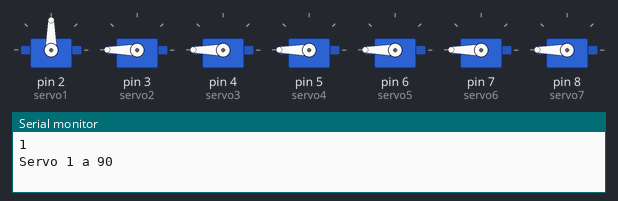
Simulated run of this sketch. Board: Arduino Uno, built with avr-gcc and run on an emulated ATmega328P. On the bench: 7 × servo, the last lines printed to the serial monitor. Random numbers use the default seed unless the sketch sets one.

Above: at 0.1 s.
At 3.1 s:
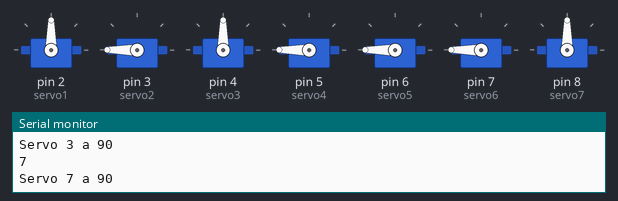
At 6.1 s:
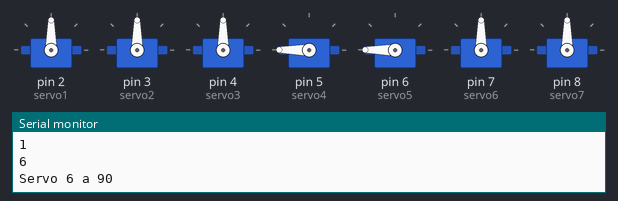
At 12.1 s:
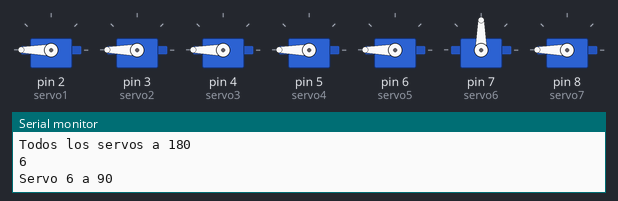
At 20.8 s:
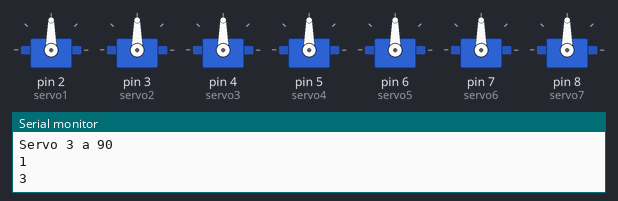
At 34.4 s:
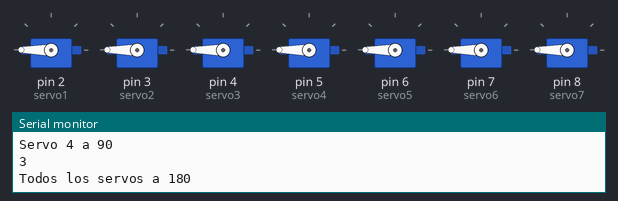
Timing chart, 0 to 40.0 s (numbered marks = the images above):
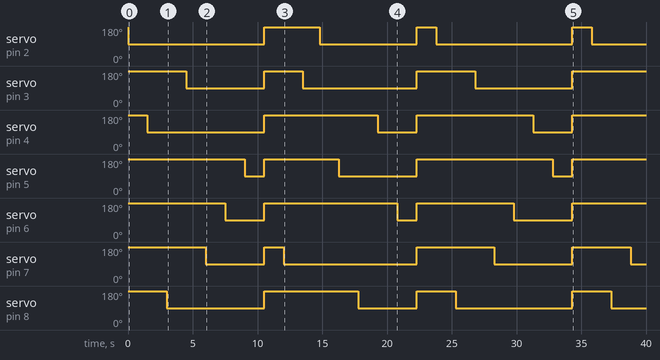

The sketch:

SERVOS.ino
```cpp
#include <TimerOne.h>
#include <Servo.h>

#define OBTENER_NUMERO 0
#define MOD_SERVO 1
#define ESPERAR 2
int estadoMaquina = 0;

Servo servo1;
Servo servo2;
Servo servo3;
Servo servo4;
Servo servo5;
Servo servo6;
Servo servo7;

int seg = 0;
int num;

bool estado1 = false;
bool estado2 = false;
bool estado3 = false;
bool estado4 = false;
bool estado5 = false;
bool estado6 = false;
bool estado7 = false;

void TIMER (void) {
  seg++;
}

void setup() {
  Serial.begin(9600);
  servo1.attach(2);
  servo2.attach(3);
  servo3.attach(4);
  servo4.attach(5);
  servo5.attach(6);
  servo6.attach(7);
  servo7.attach(8);

  servo1.write(180);
  servo2.write(180);
  servo3.write(180);
  servo4.write(180);
  servo5.write(180);
  servo6.write(180);
  servo7.write(180);

  Timer1.initialize(1000);
  Timer1.attachInterrupt(TIMER);
}

void loop() {
  //moverServos();
  maquinaSERVOS();
}

void maquinaSERVOS() {
  switch (estadoMaquina) {
    case OBTENER_NUMERO:
      num = random(1, 8);
      Serial.println(num);
      seg = 0;
      estadoMaquina = MOD_SERVO;
      if (estado1 == true && estado2 == true && estado3 == true && estado4 == true && estado5 == true && estado6 == true && estado7 == true) {
        estado1 = false;
        estado2 = false;
        estado3 = false;
        estado4 = false;
        estado5 = false;
        estado6 = false;
        estado7 = false;
        servo1.write(180);
        servo2.write(180);
        servo3.write(180);
        servo4.write(180);
        servo5.write(180);
        servo6.write(180);
        servo7.write(180);
        Serial.println("Todos los servos a 180");
        estadoMaquina = ESPERAR;
      }
      break;

    case MOD_SERVO:
      switch (num) {
        case 1:
          if (estado1 == false) {
            servo1.write(90);
            Serial.println("Servo 1 a 90");
            estado1 = true;
            estadoMaquina = ESPERAR;
          } else {
            estadoMaquina = OBTENER_NUMERO;
          }
          break;

        case 2:
          if (estado2 == false) {
            servo2.write(90);
            Serial.println("Servo 2 a 90");
            estado2 = true;
            estadoMaquina = ESPERAR;
          } else {
            estadoMaquina = OBTENER_NUMERO;
          }
          break;

        case 3:
          if (estado3 == false) {
            servo3.write(90);
            Serial.println("Servo 3 a 90");
            estado3 = true;
            estadoMaquina = ESPERAR;
          } else {
            estadoMaquina = OBTENER_NUMERO;
          }
          break;

        case 4:
          if (estado4 == false) {
            servo4.write(90);
            Serial.println("Servo 4 a 90");
            estado4 = true;
            estadoMaquina = ESPERAR;
          } else {
            estadoMaquina = OBTENER_NUMERO;
          }
          break;

        case 5:
          if (estado5 == false) {
            servo5.write(90);
            Serial.println("Servo 5 a 90");
            estado5 = true;
            estadoMaquina = ESPERAR;
          } else {
            estadoMaquina = OBTENER_NUMERO;
          }
          break;

        case 6:
          if (estado6 == false) {
            servo6.write(90);
            Serial.println("Servo 6 a 90");
            estado6 = true;
            estadoMaquina = ESPERAR;
          } else {
            estadoMaquina = OBTENER_NUMERO;
          }
          break;

        case 7:
          if (estado7 == false) {
            servo7.write(90);
            Serial.println("Servo 7 a 90");
            estado7 = true;
            estadoMaquina = ESPERAR;
          } else {
            estadoMaquina = OBTENER_NUMERO;
          }
          break;
      }
      break;

    case ESPERAR:
      if (seg > 1500) {
        estadoMaquina = OBTENER_NUMERO;
      }
      break;
  }
}

void moverServos() {
  servo1.write(90);
  delay(500);
  servo1.write(180);
  delay(500);

  servo2.write(90);
  delay(500);
  servo2.write(180);
  delay(500);

  servo3.write(90);
  delay(500);
  servo3.write(180);
  delay(500);

  servo4.write(90);
  delay(500);
  servo4.write(180);
  delay(500);

  servo5.write(90);
  delay(500);
  servo5.write(180);
  delay(500);

  servo6.write(90);
  delay(500);
  servo6.write(180);
  delay(500);

  servo7.write(90);
  delay(500);
  servo7.write(180);
  delay(500);
}
```

Measured:
- by itself, servo on pin 2 (servo1): goes 90° 10.5 s, 180° 4.3 s, 90° 7.5 s, 180° 1.5 s, 90° 10.5 s, 180° 1.5 s, then 90°
- by itself, servo on pin 3 (servo2): goes 90° 6.0 s, 180° 3.0 s, 90° 8.8 s, 180° 4.5 s, 90° 7.5 s, then 180°
- by itself, servo on pin 4 (servo3): repeats every 11.8 s: 180° 8.8 s, 90° 3.0 s
- by itself, servo on pin 5 (servo4): goes 90° 1.5 s, 180° 5.8 s, 90° 6.0 s, 180° 10.5 s, 90° 1.5 s, then 180°
- by itself, servo on pin 6 (servo5): goes 90° 3.0 s, 180° 10.3 s, 90° 1.5 s, 180° 7.5 s, 90° 4.5 s, then 180°
- by itself, servo on pin 7 (servo6): goes 90° 4.5 s, 180° 1.5 s, 90° 10.3 s, 180° 6.0 s, 90° 6.0 s, 180° 4.5 s, then 90°
- by itself, servo on pin 8 (servo7): goes 90° 7.5 s, 180° 7.3 s, 90° 4.5 s, 180° 3.0 s, 90° 9.0 s, 180° 3.0 s, then 90°
